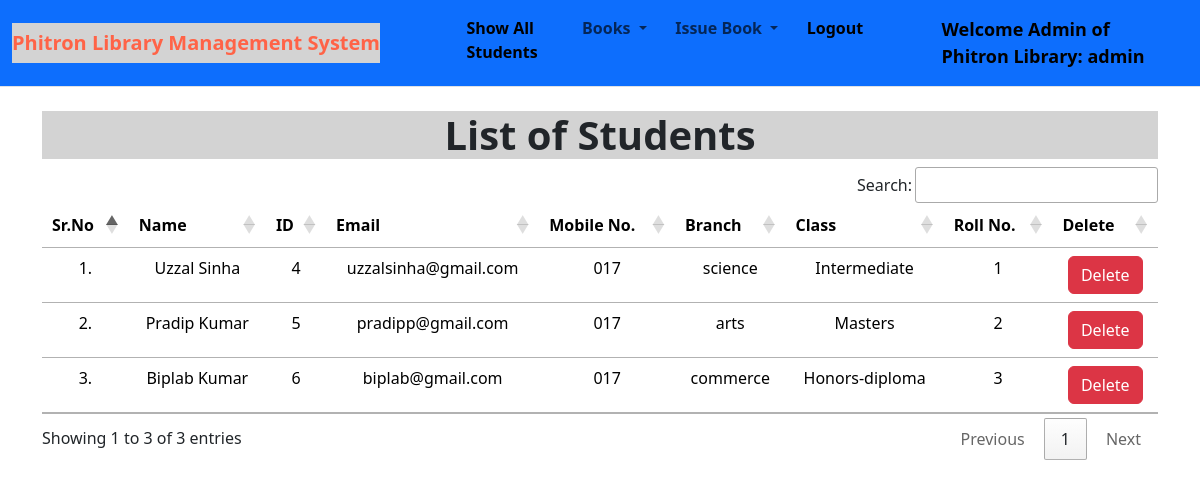
The page /show_students/ (signed in) on the database its author committed.
### book_app/models.py (models this page shows, shortened)
class Student(models.Model):
    user = models.OneToOneField(User, on_delete=models.CASCADE)
    classroom = models.CharField(max_length=12)
    branch = models.CharField(max_length=20)
    roll_no = models.CharField(max_length=5, blank=True)
    phone = models.CharField(max_length=11, blank=True)

### book_app/views.py (the view)
# urls.py: path("show_students/", views.show_students, name="show_students"),
@login_required(login_url = '/admin_login')
def show_students(request):
    students = Student.objects.all()
    return render(request, "show_students.html", {'students':students})

### book_app/templates/show_students.html (shortened to what this page needs)
{% extends 'admin_navbar.html' %}
{% load static %}
{% block body %}
<div class="container mt-4">
    <h1 class="text-center" style="font-weight: bold; background-color: lightgrey;">List of Students</h1>
    <table class="table table-hover" id="example">
        <thead>
            <tr class="text-center mt-4">
                <th>Sr.No</th>
                <th>Name</th>
                <th>ID</th>
                <th>Email</th>
                <th>Mobile No.</th>
                <th>Branch</th>
                <th>Class</th>
                <th>Roll No.</th>
                <th>Delete</th>
            </tr>
        </thead>
        <tbody>
            {% for student in students %}
            <tr class="text-center">
                <td>{{forloop.counter}}.</td>
                <td>{{student.user.get_full_name}}</td>
                <td>{{student.user.id}}</td>
                <td>{{student.user.email}}</td>
                <td>{{student.phone}}</td>
                <td>{{student.branch}}</td>
                <td>{{student.classroom}}</td>
                <td>{{student.roll_no}}</td>
                <td><a href="/delete_student/{{student.id}}/" class="btn btn-danger" onclick="return confirm('Are you confirm you want to delete this student?')">Delete</a></td>
            </tr>
            {% endfor %}
        </tbody>
    </table>
    </div>
{% endblock %}

### book_app/templates/admin_navbar.html (shortened to what this page needs)
<!doctype html>
{% load static %}
<html lang="en">
  <head>
    <link rel="stylesheet" href="{% static 'library/css/bootstrap.min.css' %}">
    <link rel="stylesheet" href="https://cdn.datatables.net/1.10.25/css/jquery.dataTables.min.css">
    <link rel="stylesheet" href="https://cdn.datatables.net/buttons/1.7.1/css/buttons.dataTables.min.css">
  </head>
  <body>
    <nav class="navbar navbar-expand-lg bg-primary border-bottom border-body">
        <div class="container-fluid">
          <a class="navbar-brand" href="#" style="font-weight: bold;background: lightgrey;color: tomato">Phitron Library Management System</a>
          <div class="collapse navbar-collapse" id="navbarSupportedContent">
            <ul class="navbar-nav me-auto mb-2 mb-lg-0">
              <li class="nav-item">
                <a class="nav-link active" aria-current="page" href="/show_students/" style="font-weight: bold;">Show All Students</a>
              </li>
              <li class="nav-item dropdown">
                <a class="nav-link dropdown-toggle" href="#" id="navbarDropdown" role="button" data-bs-toggle="dropdown" aria-expanded="false" style="font-weight: bold;">
                  Books
                </a>
              </li>
              <li class="nav-item dropdown">
                <a class="nav-link dropdown-toggle" href="#" id="navbarDropdown" role="button" data-bs-toggle="dropdown" aria-expanded="false" style="font-weight: bold;">
                  Issue Book
                </a>
              </li>
              <li class="nav-item">
                <a class="nav-link active" aria-current="page" href="/logout/" style="font-weight: bold;">Logout</a>
              </li>
              <li class="nav-item">
                <a style="font-weight:600; font-family:'Segoe UI', Tahoma, Geneva, Verdana, sans-serif; font-size: large;" class="nav-link active" href="#">Welcome Admin of Phitron Library: {{request.user}}</a>
              </li>
            </ul>
          </div>
        </div>
      </nav>
      {% block body %}
      {% endblock %}
  </body>
</html>

### rows shown on the page
Student: user.get_full_name "Uzzal Sinha", user.id "4", user.email "uzzalsinha@gmail.com", phone "017", branch "science", classroom "Intermediate", roll_no "1"
Student: user.get_full_name "Pradip Kumar", user.id "5", user.email "pradipp@gmail.com", phone "017", branch "arts", classroom "Masters", roll_no "2"
Student: user.get_full_name "Biplab Kumar", user.id "6", user.email "biplab@gmail.com", phone "017", branch "commerce", classroom "Honors-diploma", roll_no "3"

### other values the page prints
{{ request.user }} "admin"
